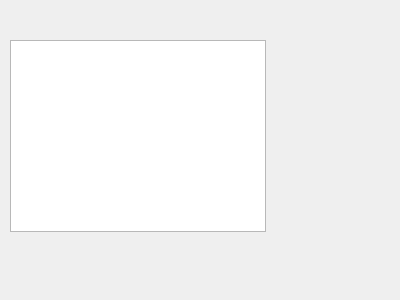
<?xml version="1.0" encoding="UTF-8"?>
<ui version="4.0">
 <class>main_window</class>
 <widget class="QWidget" name="main_window">
  <property name="geometry">
   <rect>
    <x>0</x>
    <y>0</y>
    <width>400</width>
    <height>300</height>
   </rect>
  </property>
  <property name="windowTitle">
   <string>main_window</string>
  </property>
  <widget class="QGraphicsView" name="graphicsView">
   <property name="geometry">
    <rect>
     <x>10</x>
     <y>40</y>
     <width>256</width>
     <height>192</height>
    </rect>
   </property>
  </widget>
 </widget>
 <resources/>
 <connections/>
</ui>
